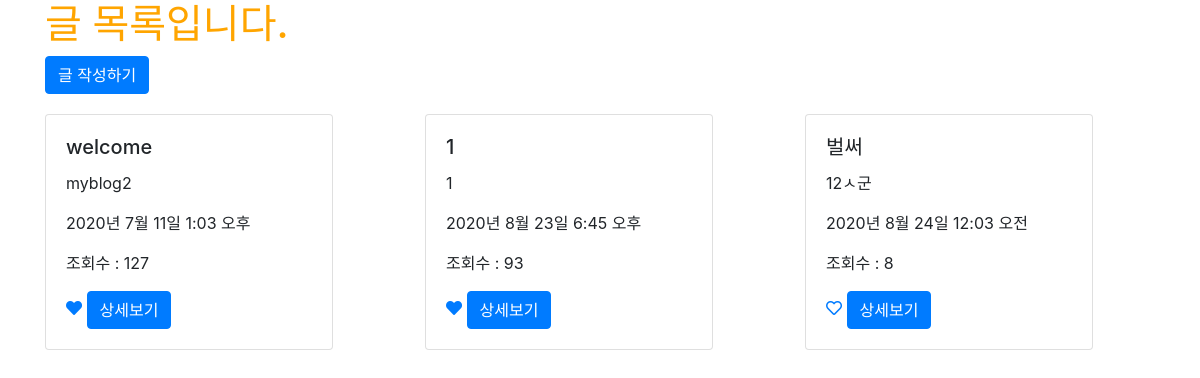
Before: /posts/ (signed in) with the older database file.
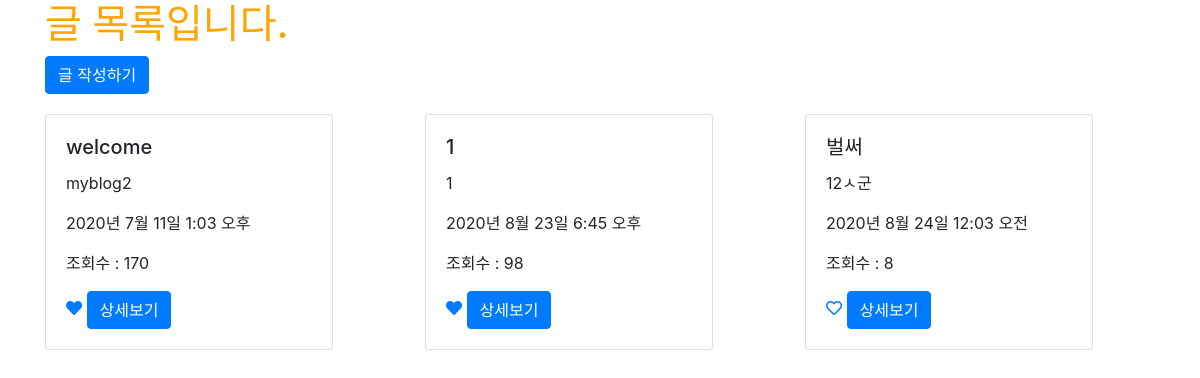
After: the same page with the newer database file.
### posts/models.py (models this page shows, shortened)
class Post(models.Model):
    title = models.CharField(max_length=50, null=False)
    content = models.TextField()
    view_count = models.IntegerField(default=0)
    created_at = models.DateTimeField(auto_now_add=True)
    updated_at = models.DateTimeField(auto_now = True)
    image = models.ImageField(upload_to='images/', null=True)
    user = models.ForeignKey(User, on_delete = models.CASCADE, null=True)
    like_user_set = models.ManyToManyField(User, blank=True, related_name='like_user_set', through='Like')

### posts/views.py (the view)
# urls.py: path('', main, name="main"),
def main(request):
    posts = Post.objects.all()
    return render(request, 'posts/main.html', {'posts': posts})

### posts/templates/posts/main.html
{% extends 'base.html' %}
{% load static %}
{% block content %}
    {% if user.is_authenticated %}
        <div class="container">
            <h1>글 목록입니다.</h1>
            <a href="{% url 'posts:new' %}" class="btn btn-primary">글 작성하기</a>
            <div class="row">
            {% for post in posts %}
                <div class="col-md-4 col-12">
                    <div class="card" style="width: 18rem; margin-top: 20px;">
                        <div class="card-body">
                            <h5 class="card-title">{{ post.title }}</h5>
                            <p class="card-text">{{ post.content }}</p>
                            <p>{{ post.created_at }}</p>
                            <p>조회수 : {{ post.view_count }}</p>
                            <a href="{% url 'posts:post_like' post.id %}">
                                {% if user in post.like_user_set.all %}
                                    <i class="fas fa-heart"></i>
                                {% else %}
                                    <i class="far fa-heart"></i>
                                {% endif %}
                            </a>
                            <a href="{% url 'posts:show' post.pk %}" class="btn btn-primary">상세보기</a>
                        </div>
                    </div>
                </div>
            {% endfor %}
            </div>
        </div>
    {% else %}
        <h3> 로그인 이후 이용 가능합니다.</h3>
        <a href="{% url 'account_login' %}" class="btn btn-warning"> 로그인</a>
        <a href="{% url 'account_signup' %}" class="btn btn-warning"> 회원가입</a>
    {% endif %}
{% endblock %}

### secondproject/templates/base.html (shortened to what this page needs)
{% load static %}
<!doctype html>
<html lang="en">
  <head>
    <link rel="stylesheet" href="https://stackpath.bootstrapcdn.com/bootstrap/4.5.0/css/bootstrap.min.css">
    <link rel="stylesheet" href="{% static 'css/project.css' %}">
    <link rel="stylesheet" href="https://cdnjs.cloudflare.com/ajax/libs/font-awesome/5.8.2/css/all.min.css"/>
  </head>
  <body>
    {% block content %}
    {% endblock %}
  </body>
</html>

### secondproject/static/css/project.css (style rules this page uses)
h1 { color:orange; }

Changed rows visible on the page:
changed Post "welcome": view_count "127" → "170"
changed Post "2020년 8월 23일 6:45 오후": view_count "93" → "98"
